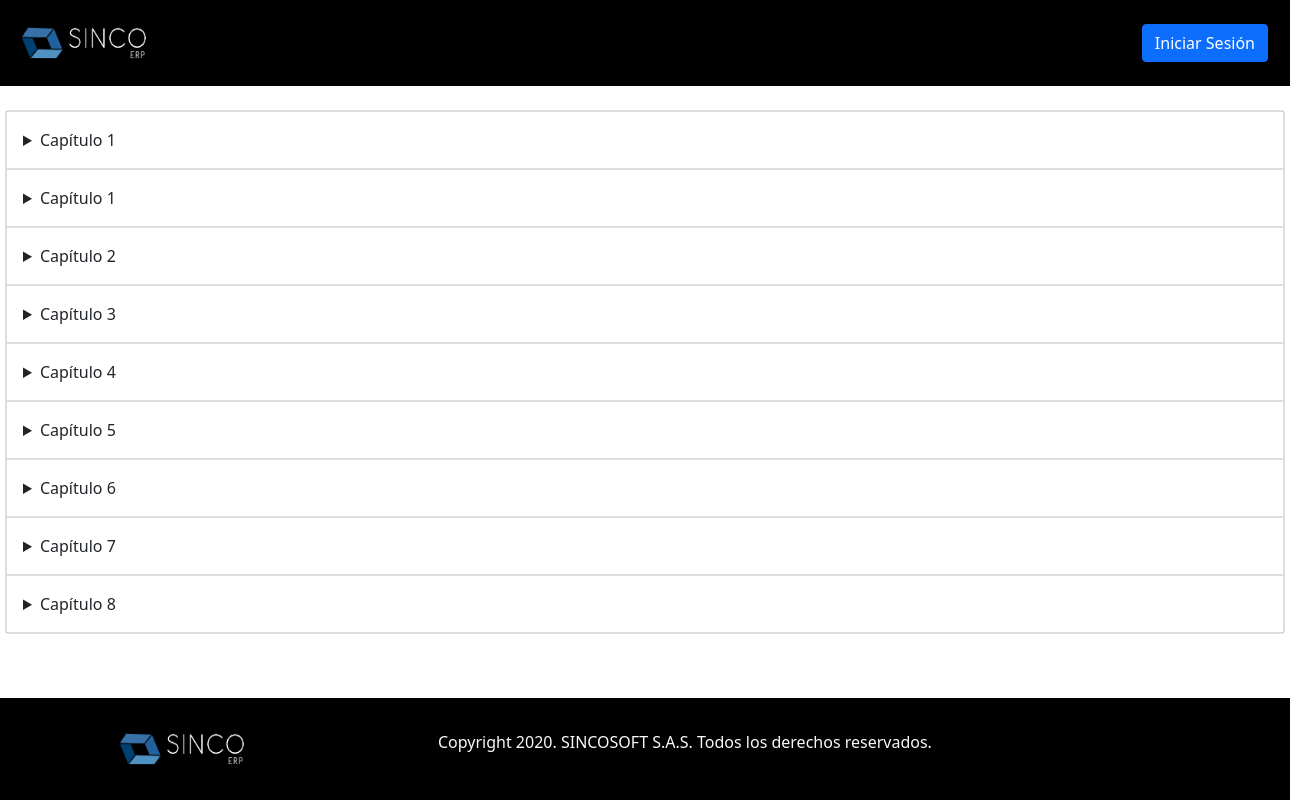
The page / on the database its author committed.
### tables this page shows
CREATE TABLE `capitulos` (
  `id_capitulo` int(11) NOT NULL,
  `numero_cap` double DEFAULT NULL,
  `nombre_cap` varchar(100) DEFAULT NULL
);

### index.php (the view, shortened to what this page needs)
<!DOCTYPE html>
<html lang="en">
<head>
  <link href="https://cdn.jsdelivr.net/npm/bootstrap@5.0.0-beta1/dist/css/bootstrap.min.css" rel="stylesheet">
  <link rel="stylesheet" href="assets/css/styles.css">
</head>
<body>
  <nav class="navbar navbar-expand-lg" style="background-color: #000000;">
    <div class="container-fluid">
      <a href="index.php"><img src="assets/img/logo.png" height="70" width="150"></a>
      <div class="d-flex">
        <div class="collapse navbar-collapse" id="navbarSupportedContent">
        <a href="views/login.php"><input class="btn btn-primary" type="button" value="Iniciar Sesión" id="BotonGestioCap"></a>
        </div>
      </div>
  </nav>
  <br>
  <center>
    <?php
    $objeto = new Conexion();
    $conexion = $objeto->Conectar();
    $consulta = "SELECT id_capitulo, numero_cap, nombre_cap FROM capitulos ORDER BY numero_cap ASC";
    $resultado = $conexion->prepare($consulta);
    $resultado->execute();
    $data=$resultado->fetchAll(PDO::FETCH_ASSOC);
    ?>
    <div class="content">
    <div class="card" style="width: 80rem;">
    <?php foreach($data as $dat) {
          ?>
   <details>
     <summary><?php echo 'Capítulo ', $dat['numero_cap']; ?> </summary>
     <h3 class="nombreCap"><?php echo $dat['nombre_cap']; ?></h3><br>
   </details>
   <?php }
          ?>
  </center>
  <footer class="footer py-3 " style="background-color: #000000;">
    <div class="row">
      <div class="container col-md-1">
        <img src="assets/img/logo.png" height="70" width="150">
      </div>
      <div class="container col-md-7 pt-3">
        <span class="text-light">Copyright 2020. SINCOSOFT S.A.S. Todos los derechos reservados.
        </span>
      </div>
    </div>
</body>
</html>

### assets/css/styles.css (style rules this page uses)
html { min-height: 100%; position: relative; }
body { padding: 0%; margin-right:0%; overflow-X:hidden; }
#BotonGestioCap { margin-right: 10px; }
footer { position: absolute; width:100%; bottom: 0; margin: none; }
.content { margin-bottom:10%; width: 100%; }
summary { padding: 1em; transition: background-color .3s; border: rgba(0, 0, 0, 0.13) .12em solid; outline: none; text-align: left; }
a { cursor: pointer; text-decoration: none; }

### rows shown on the page
capitulos: numero_cap "1"
capitulos: numero_cap "1"
capitulos: numero_cap "2"
capitulos: numero_cap "3"
capitulos: numero_cap "4"
capitulos: numero_cap "5"
capitulos: numero_cap "6"
capitulos: numero_cap "7"
capitulos: numero_cap "8"
